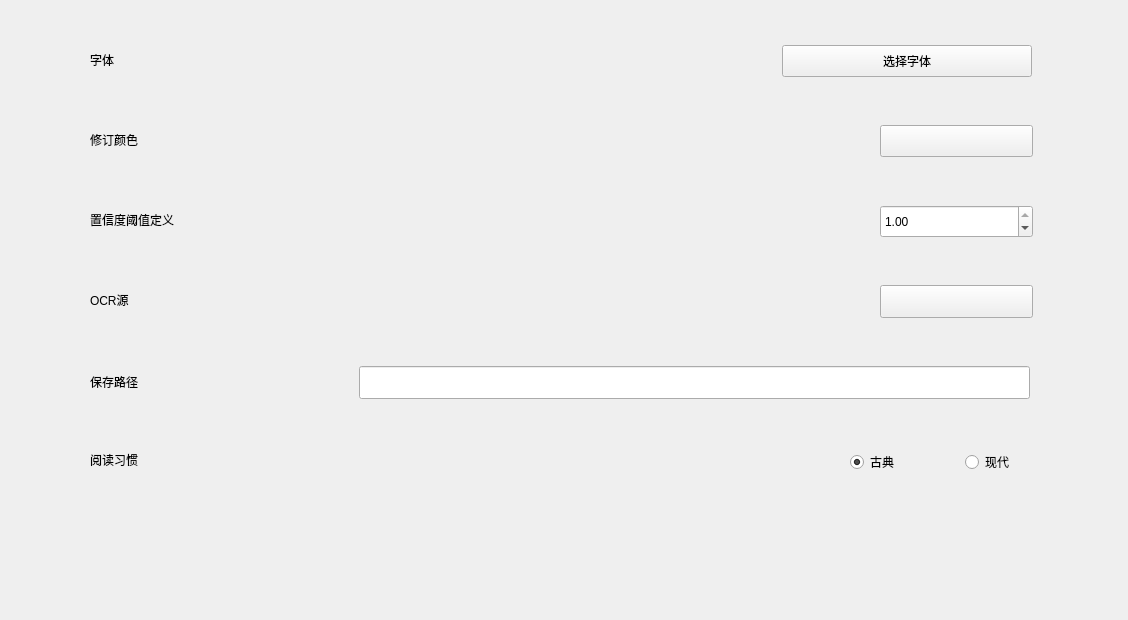
<?xml version="1.0" encoding="UTF-8"?>
<ui version="4.0">
 <class>Form</class>
 <widget class="QWidget" name="Form">
  <property name="geometry">
   <rect>
    <x>0</x>
    <y>0</y>
    <width>1128</width>
    <height>620</height>
   </rect>
  </property>
  <property name="windowTitle">
   <string>Form</string>
  </property>
  <widget class="CardWidget" name="CardWidget">
   <property name="geometry">
    <rect>
     <x>30</x>
     <y>30</y>
     <width>1030</width>
     <height>60</height>
    </rect>
   </property>
   <property name="autoFillBackground">
    <bool>false</bool>
   </property>
   <widget class="PrimaryPushButton" name="pBtn_Font">
    <property name="geometry">
     <rect>
      <x>752</x>
      <y>15</y>
      <width>250</width>
      <height>32</height>
     </rect>
    </property>
    <property name="text">
     <string>选择字体</string>
    </property>
   </widget>
   <widget class="SubtitleLabel" name="SubTLabel_Font">
    <property name="geometry">
     <rect>
      <x>60</x>
      <y>15</y>
      <width>80</width>
      <height>30</height>
     </rect>
    </property>
    <property name="text">
     <string>字体</string>
    </property>
   </widget>
  </widget>
  <widget class="CardWidget" name="CardWidget_2">
   <property name="geometry">
    <rect>
     <x>30</x>
     <y>110</y>
     <width>1030</width>
     <height>60</height>
    </rect>
   </property>
   <widget class="PrimaryPushButton" name="pBtn_Color">
    <property name="geometry">
     <rect>
      <x>850</x>
      <y>15</y>
      <width>153</width>
      <height>32</height>
     </rect>
    </property>
    <property name="text">
     <string/>
    </property>
   </widget>
   <widget class="SubtitleLabel" name="SubTLabel_Color">
    <property name="geometry">
     <rect>
      <x>60</x>
      <y>15</y>
      <width>101</width>
      <height>30</height>
     </rect>
    </property>
    <property name="text">
     <string>修订颜色</string>
    </property>
   </widget>
  </widget>
  <widget class="CardWidget" name="CardWidget_3">
   <property name="geometry">
    <rect>
     <x>30</x>
     <y>190</y>
     <width>1030</width>
     <height>60</height>
    </rect>
   </property>
   <widget class="DoubleSpinBox" name="DSpinBox_acc">
    <property name="geometry">
     <rect>
      <x>850</x>
      <y>15</y>
      <width>153</width>
      <height>33</height>
     </rect>
    </property>
    <property name="decimals">
     <number>2</number>
    </property>
    <property name="maximum">
     <double>1.000000000000000</double>
    </property>
    <property name="singleStep">
     <double>0.010000000000000</double>
    </property>
    <property name="value">
     <double>1.000000000000000</double>
    </property>
   </widget>
   <widget class="SubtitleLabel" name="SubTLabel_acc">
    <property name="geometry">
     <rect>
      <x>60</x>
      <y>15</y>
      <width>160</width>
      <height>30</height>
     </rect>
    </property>
    <property name="palette">
     <palette>
      <active>
       <colorrole role="WindowText">
        <brush brushstyle="SolidPattern">
         <color alpha="255">
          <red>0</red>
          <green>0</green>
          <blue>0</blue>
         </color>
        </brush>
       </colorrole>
      </active>
      <inactive>
       <colorrole role="WindowText">
        <brush brushstyle="SolidPattern">
         <color alpha="255">
          <red>0</red>
          <green>0</green>
          <blue>0</blue>
         </color>
        </brush>
       </colorrole>
      </inactive>
      <disabled>
       <colorrole role="WindowText">
        <brush brushstyle="SolidPattern">
         <color alpha="255">
          <red>0</red>
          <green>0</green>
          <blue>0</blue>
         </color>
        </brush>
       </colorrole>
      </disabled>
     </palette>
    </property>
    <property name="text">
     <string>置信度阈值定义</string>
    </property>
   </widget>
  </widget>
  <widget class="CardWidget" name="CardWidget_4">
   <property name="geometry">
    <rect>
     <x>30</x>
     <y>270</y>
     <width>1030</width>
     <height>60</height>
    </rect>
   </property>
   <widget class="ComboBox" name="ComboBox_OCRS">
    <property name="geometry">
     <rect>
      <x>850</x>
      <y>15</y>
      <width>153</width>
      <height>33</height>
     </rect>
    </property>
    <property name="text">
     <string/>
    </property>
   </widget>
   <widget class="SubtitleLabel" name="SubTLabel_OCRS">
    <property name="geometry">
     <rect>
      <x>60</x>
      <y>15</y>
      <width>80</width>
      <height>30</height>
     </rect>
    </property>
    <property name="text">
     <string>OCR源</string>
    </property>
   </widget>
  </widget>
  <widget class="CardWidget" name="CardWidget_5">
   <property name="geometry">
    <rect>
     <x>30</x>
     <y>350</y>
     <width>1030</width>
     <height>60</height>
    </rect>
   </property>
   <widget class="SubtitleLabel" name="SubTLabel_Path">
    <property name="geometry">
     <rect>
      <x>60</x>
      <y>17</y>
      <width>101</width>
      <height>30</height>
     </rect>
    </property>
    <property name="text">
     <string>保存路径</string>
    </property>
   </widget>
   <widget class="LineEdit" name="LineEdit_Path">
    <property name="geometry">
     <rect>
      <x>329</x>
      <y>16</y>
      <width>671</width>
      <height>33</height>
     </rect>
    </property>
   </widget>
  </widget>
  <widget class="CardWidget" name="CardWidget_6">
   <property name="geometry">
    <rect>
     <x>30</x>
     <y>430</y>
     <width>1030</width>
     <height>60</height>
    </rect>
   </property>
   <widget class="SubtitleLabel" name="SubTLabel_Read">
    <property name="geometry">
     <rect>
      <x>60</x>
      <y>15</y>
      <width>101</width>
      <height>30</height>
     </rect>
    </property>
    <property name="text">
     <string>阅读习惯</string>
    </property>
   </widget>
   <widget class="RadioButton" name="RadioButton_C">
    <property name="geometry">
     <rect>
      <x>820</x>
      <y>20</y>
      <width>70</width>
      <height>24</height>
     </rect>
    </property>
    <property name="text">
     <string>古典</string>
    </property>
    <property name="checked">
     <bool>true</bool>
    </property>
   </widget>
   <widget class="RadioButton" name="RadioButton_M">
    <property name="geometry">
     <rect>
      <x>935</x>
      <y>20</y>
      <width>70</width>
      <height>24</height>
     </rect>
    </property>
    <property name="text">
     <string>现代</string>
    </property>
   </widget>
  </widget>
 </widget>
 <customwidgets>
  <customwidget>
   <class>ComboBox</class>
   <extends>QPushButton</extends>
   <header>qfluentwidgets</header>
  </customwidget>
  <customwidget>
   <class>PushButton</class>
   <extends>QPushButton</extends>
   <header>qfluentwidgets</header>
  </customwidget>
  <customwidget>
   <class>PrimaryPushButton</class>
   <extends>PushButton</extends>
   <header>qfluentwidgets</header>
  </customwidget>
  <customwidget>
   <class>RadioButton</class>
   <extends>QRadioButton</extends>
   <header>qfluentwidgets</header>
  </customwidget>
  <customwidget>
   <class>CardWidget</class>
   <extends>QFrame</extends>
   <header>qfluentwidgets</header>
   <container>1</container>
  </customwidget>
  <customwidget>
   <class>SubtitleLabel</class>
   <extends>QLabel</extends>
   <header>qfluentwidgets</header>
  </customwidget>
  <customwidget>
   <class>LineEdit</class>
   <extends>QLineEdit</extends>
   <header>qfluentwidgets</header>
  </customwidget>
  <customwidget>
   <class>DoubleSpinBox</class>
   <extends>QDoubleSpinBox</extends>
   <header>qfluentwidgets</header>
  </customwidget>
 </customwidgets>
 <resources/>
 <connections/>
</ui>
